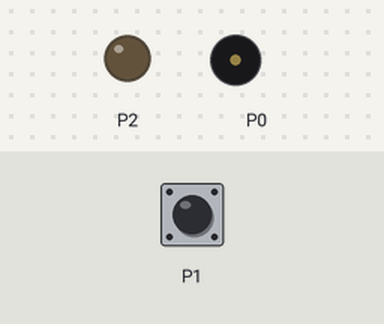
A program run on a simulated BBC micro:bit (MakeCode). Parts: output pins drawn as LEDs (lit = HIGH), buzzer (waves = sounding). The test bench sets the inputs (shaded band); at power-on: P1 HIGH.

Above: at 1.2 s.
1.3 s: P1 pulled LOW for 0.15 s
At 1.57 s:
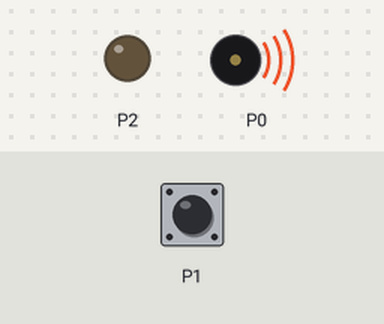
3.1 s: P1 pulled LOW for 3.2 s
At 3.9 s:
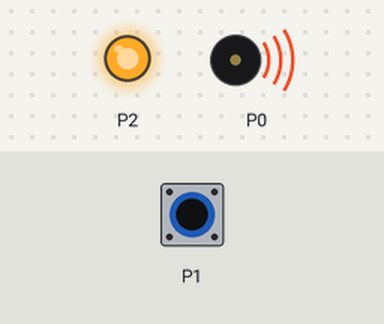
Timing chart, 0 to 8.0 s (numbered marks = the images above; inputs shaded):
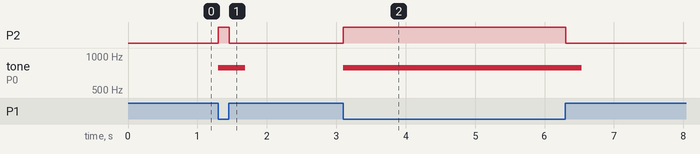

The program:

main.ts
```typescript
function 音高い () {
    music.play(music.tonePlayable(523, music.beat(BeatFraction.Whole)), music.PlaybackMode.UntilDone)
}
function 音低い () {
    music.play(music.tonePlayable(784, music.beat(BeatFraction.Half)), music.PlaybackMode.InBackground)
}
let P1 = 0
pins.setPull(DigitalPin.P1, PinPullMode.PullUp)
pins.setAudioPin(AnalogPin.P0)
basic.forever(function () {
    P1 = pins.digitalReadPin(DigitalPin.P1)
    if (P1 < 1) {
        if (P1 < 1) {
            pins.digitalWritePin(DigitalPin.P2, 1)
            音低い()
        }
    } else {
        pins.digitalWritePin(DigitalPin.P2, 0)
    }
})
```

test.ts
```typescript
// テストはここに来ます。このパッケージが拡張機能として使用されるときにはコンパイルされません。
```

Measured:
- after the input at 1.3 s, P2: LOW → HIGH at once, → LOW 0.16 s later; tone on P0: silent → 784 Hz at once, → silent 0.39 s later
- after the input at 3.1 s, P2: LOW → HIGH at once, → LOW 3.2 s later; tone on P0: silent → 784 Hz at once, → silent 3.4 s later
